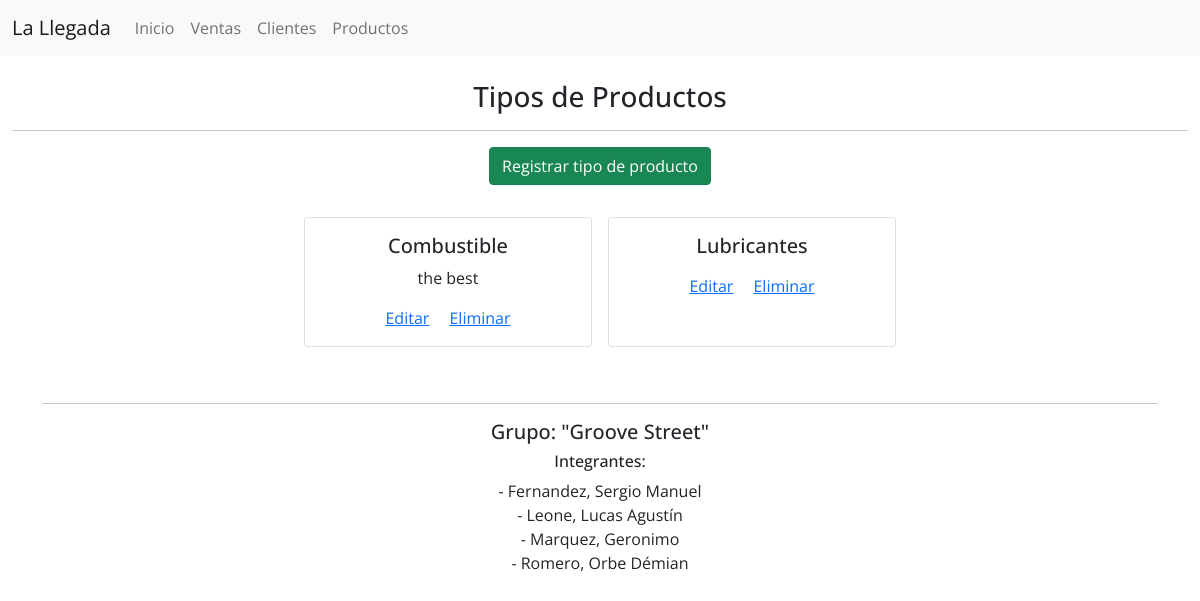
/productos/tipos_productos/, run on the app's committed database.
### productos/models.py (models this page shows, shortened)
class KindOfProduct(LlegadaModel):
    nombre = models.CharField(max_length=100,)
    descripcion = models.TextField(blank=True)
    class Meta:
        verbose_name = 'Tipo de producto'
        verbose_name_plural = 'Tipos de productos'

### productos/views.py (the view)
class KindProductListView(ListView):
    template_name = 'productos/list_kind.html'
    context_object_name = 'kind_product'
    model = KindOfProduct

### templates/productos/list_kind.html (shortened to what this page needs)
{% extends 'base.html' %}
{% block body %}
    <div id="kind_product" class="container-fluid mt-4 text-center">
        <h3>Tipos de Productos</h3>
        <hr>
        <div class="btn btn-success mb-4">
            <a href="{% url 'productos:create_kind' %}" class="mt-4">Registrar tipo de producto</a>
        </div>
        <div class="container d-flex flex-wrap justify-content-center">
            {% for kind in kind_product %}
            <div class="card m-2" style="width: 18rem;">
                <div class="card-body">
                    <h5 class="card-title">{{ kind.nombre }}</h5>
                    <p class="card-text">{{ kind.descripcion }}</p>
                    <a href="{% url 'productos:update_kind' kind.pk %}" class="card-link">Editar</a>
                    <a href="{% url 'productos:delete_kind' kind.pk %}" class="card-link">Eliminar</a>
                </div>
            </div>
            {% endfor %}
        </div>
    </div>
{% endblock body %}

### static/css/main.css (style rules this page uses)
* { margin: 0; padding: 0; font-family: 'Open Sans', sans-serif; }
#kind_product .btn a { color: black; text-decoration: none; }
.btn-success a { color: white !important; }

### data on the page
KindOfProduct: nombre "Combustible", descripcion "the best"
KindOfProduct: nombre "Lubricantes"
